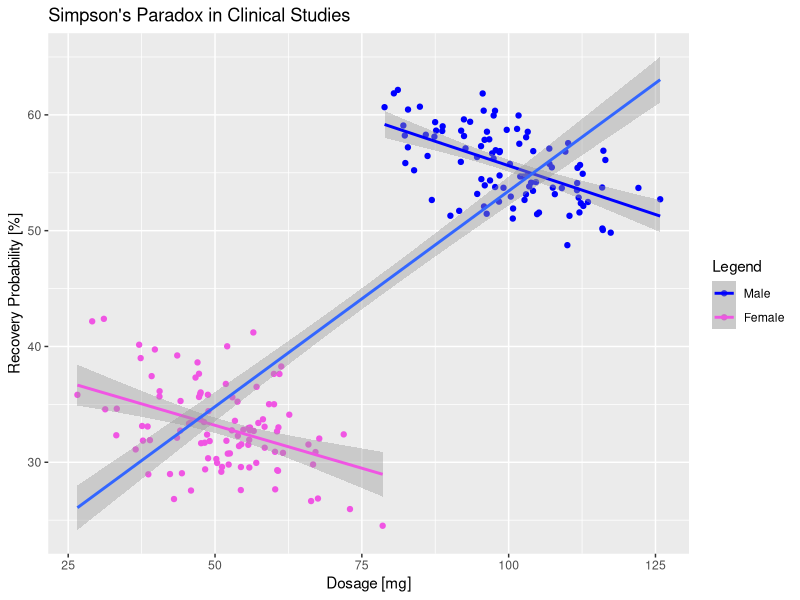
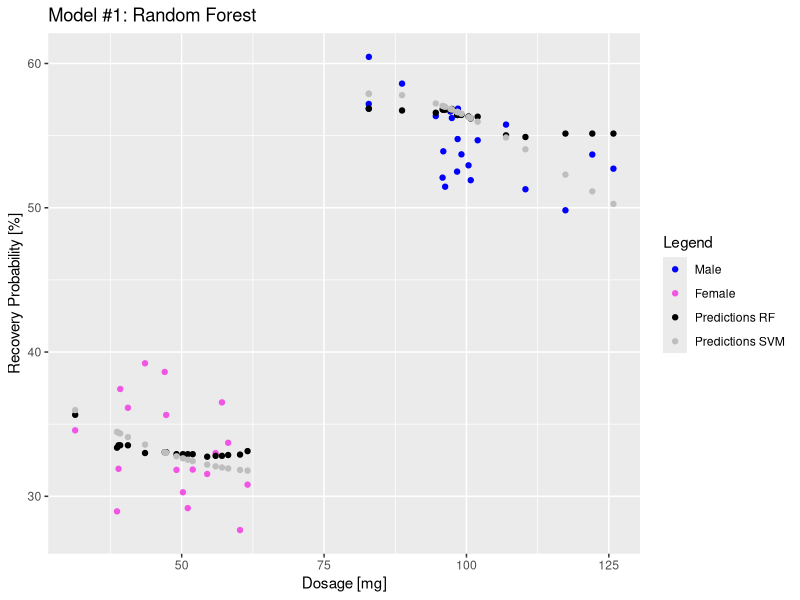

Here is the R script that generated these plots, in order:
library(tidyverse)
library(ranger)
library(e1071)

### Simpson's Paradox

# Dataframe:
# Dawka leku, Prawdopodobienstwo wyzdrowienia, Płeć

# Generowanie szrucznych danych
samples_num <- 100
data_male <- tibble(
    dosage = rnorm(samples_num, mean = 100, sd = 10),
    gender = 0) %>%
    mutate(recovery_prob =
        -1 / 7 * dosage + rnorm(samples_num,  mean = 70, sd = 3))

data_female <- tibble(
    dosage = rnorm(samples_num, mean = 50, sd = 10),
    gender = 1) %>%
    mutate(recovery_prob =
        -1 / 7 * dosage + rnorm(samples_num,  mean = 40, sd = 3))

data <- rows_insert(data_male, data_female) %>%
    mutate(gender = as.factor(gender))

# Wizualizacja

gg <- ggplot(data = data, aes(x = dosage, y = recovery_prob, colour = gender)) +
    geom_point() + geom_smooth(method = "lm", formula = y ~ x) +
    labs(
        title = "Simpson's Paradox in Clinical Studies",
        x = "Dosage [mg]",
        y = "Recovery Probability [%]",
        colour = "Legend"
    ) +
    geom_smooth(
        inherit.aes = FALSE,
        data = select(data, c("dosage", "recovery_prob")),
        aes(x = dosage, y = recovery_prob),
        method = "lm", formula = y ~ x) +
    scale_color_manual(
        labels = c("Male", "Female"),
        values = c("blue", "#f055e3")
    )
show(gg)

# Model
data_train <- sample_frac(data, 0.8)
data_test <- anti_join(data, data_train)

# Las losowy
rf <- data_train %>% ranger(formula = recovery_prob ~ ., num.trees = 100)
predictions <- predict(rf, data = data_test)

# SVM
s <- svm(formula = recovery_prob ~ ., data = data_train)
predictions_svm <- predict(s, data_test)

data_test <- data_test %>%
    mutate(
        preds = predictions$predictions,
        preds_svm = predictions_svm,
        err = recovery_prob - preds,
        err_svm = recovery_prob - preds_svm
    )

gg <- data_test %>%
    ggplot() +
    geom_point(aes(x = dosage, y = recovery_prob, colour = gender)) +
    geom_point(aes(x = dosage, y = preds, colour = "black")) +
    geom_point(aes(x = dosage, y = preds_svm, colour = "gray")) +
    labs(
        title = "Model #1: Random Forest",
        x = "Dosage [mg]",
        y = "Recovery Probability [%]",
        colour = "Legend",
    ) + scale_color_manual(
        labels = c("Male", "Female", "Predictions RF", "Predictions SVM"),
        values = c("blue", "#f055e3", "black", "gray")
    )
show(gg)


# Walidacja modelu
print("MSE dla danych treningowych: ")
print(rf$prediction.error)
print("MSE dla danych testowych, Las Losowy: ")
print(mean(data_test$err^2))
print("MSE dla danych testowych, SVM: ")
print(mean(data_test$err_svm^2))
